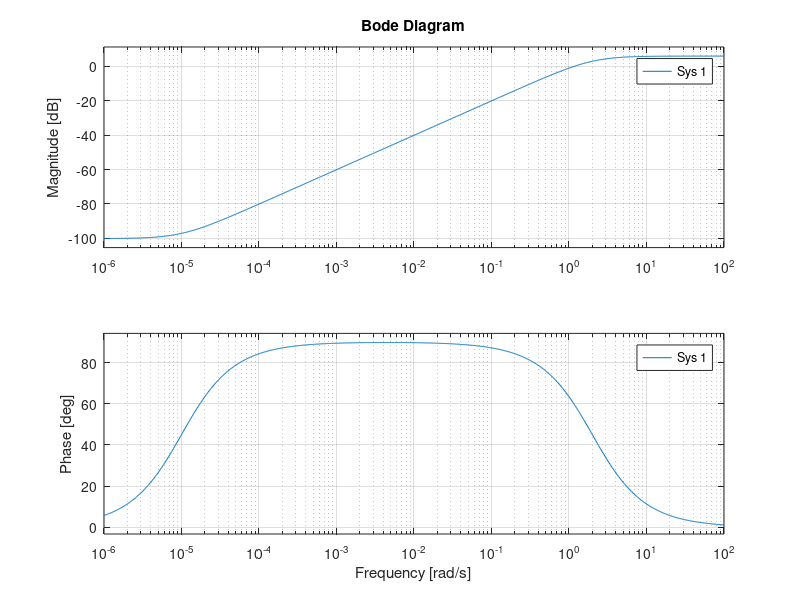

This chart was generated by the following MATLAB code:

clear all ; 
close all ; 
clc ; 

%% 

Ts = 0.002 ; % sampling time in s 

s=tf('s'); m=0.505; omega_b=2;
W1s=m*(s+omega_b)/(s+1e-5) ;
W1d=c2d(W1s,Ts,'tustin') ;

figure(1)
bode( 1 / W1s )

%%